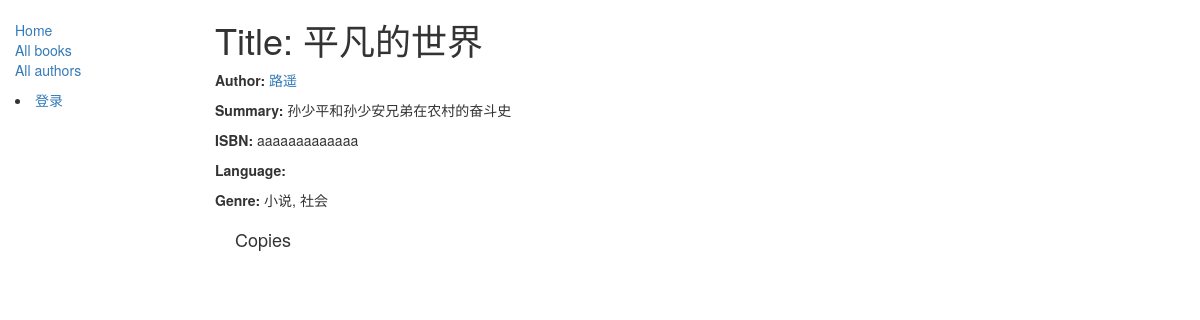
/catalog/book/1, run on the app's committed database.
### catalog/models.py (models this page shows, shortened)
class Book(models.Model):
    title = models.CharField('书名', max_length=200)
    author = models.ForeignKey("Author", on_delete=models.SET_NULL, null=True)
    summary = models.TextField(max_length=1000, help_text="输入书的简介")
    isbn = models.CharField("ISBN",max_length=13,help_text='13 Character <a href="https://www.isbn-international.org/content/what-isbn">ISBN number</a>')
    genre = models.ManyToManyField(Genre, help_text='选择一个流派')
    def display_genre(self):
        """
        Creates a string for the Genre. This is required to display genre in Admin.
        """
        return ', '.join([ genre.name for genre in self.genre.all()[:3] ])
    display_genre.short_description = '流派'

class Author(models.Model):
    first_name = models.CharField('姓', max_length=100)
    last_name = models.CharField('名', max_length=100)
    date_of_birth = models.DateField('出生日期', null=True, blank=True)
    date_of_death = models.DateField('死亡日期', null=True, blank=True)
    def __str__(self):
        return '%s%s' % (self.first_name, self.last_name)
    class Meta:
        ordering = ['last_name']

class Genre(models.Model):
    name = models.CharField(max_length=200, help_text="输入书的流派")
    def __str__(self):
        return self.name

### catalog/views.py (the view)
# urls.py: path('book/<int:pk>', views.BookDetailView.as_view(), name='book-detail'),
class BookDetailView(generic.DetailView):
    model = Book

### catalog/templates/catalog/book_detail.html (shortened to what this page needs)
{% extends "base_generic.html" %}
{% block content %}
  <h1>Title: {{ book.title }}</h1>
  <p><strong>Author:</strong> <a href="{% url 'author-detail' book.author.pk %}">{{ book.author }}</a></p>
  <p><strong>Summary:</strong> {{ book.summary }}</p>
  <p><strong>ISBN:</strong> {{ book.isbn }}</p>
  <p><strong>Language:</strong> {{ book.language }}</p>
  <p><strong>Genre:</strong> {% for genre in book.genre.all %} {{ genre }}{% if not forloop.last %}, {% endif %}{% endfor %}</p>
  <div style="margin-left:20px;margin-top:20px">
    <h4>Copies</h4>
  </div>
{% endblock %}

### data on the page
Book: title "平凡的世界", author "路遥", summary "孙少平和孙少安兄弟在农村的奋斗史", isbn "aaaaaaaaaaaaa"
Genre: name "小说"
Genre: name "社会"
